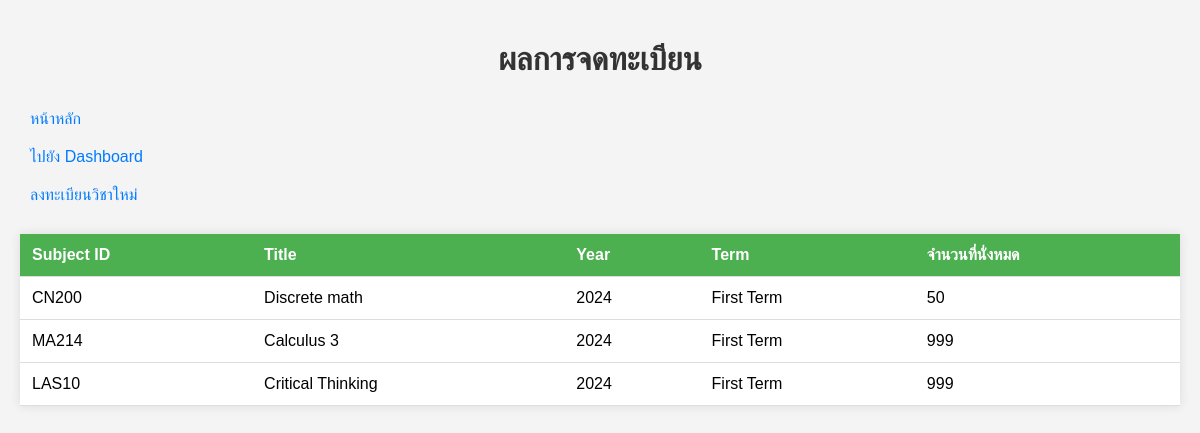
Page /subjects/subject_list/ (signed in) on the committed database.
### RegCN/models.py (models this page shows, shortened)
class Subject(models.Model):
    title = models.CharField(max_length=60)
    subject_id = models.CharField(max_length=6, primary_key=True)
    subject_term = models.CharField(max_length=6, choices=term_choice, default="1")
    subject_year = models.IntegerField(
        choices=YEAR_CHOICES, default=datetime.datetime.now().year
    )
    avilable_seat = models.IntegerField(default=0, validators=[MinValueValidator(0)])
    subject_is_open = models.BooleanField()

### RegCN/views.py (the view)
# urls.py: path("subject_list/", views.subject_list, name="subject_list"),
@login_required
def subject_list(request):
    subjects = Subject.objects.filter(subject_is_open=True)
    return render(request, "RegCN/subject_list.html", {"subjects": subjects})

### RegCN/templates/RegCN/subject_list.html (shortened to what this page needs)
<!DOCTYPE html>
<html lang="en">
<head>
</head>
<body>
    <h1>ผลการจดทะเบียน</h1>
    <div class="left-section">
        <a href="{% url 'home' %}">หน้าหลัก</a>
        <a href="{% url 'dashboard' %}">ไปยัง Dashboard</a>
        <a href="{% url 'register_subject' %}">ลงทะเบียนวิชาใหม่</a>
    </div>
    <table>
        <thead>
            <tr>
                <th>Subject ID</th>
                <th>Title</th>
                <th>Year</th>
                <th>Term</th>
                <th>จำนวนที่นั่งหมด</th>
            </tr>
        </thead>
        <tbody>
            {% for subject in subjects %}
            <tr>
                <td data-label="Subject ID">{{ subject.subject_id }}</td>
                <td data-label="Title">{{ subject.title }}</td>
                <td data-label="Year">{{ subject.subject_year }}</td>
                <td data-label="Term">{{ subject.get_subject_term_display }}</td>
                <td data-label="Available Seats">{{ subject.avilable_seat }}</td>
            </tr>
            {% endfor %}
        </tbody>
    </table>
</body>
</html>

### RegCN/templates/RegCN/subject_list.html (style rules this page uses)
.left-section { display: block; }
.left-section a { display: block; text-decoration: none; color: #007bff; padding: 10px; border-radius: 5px; transition: background-color 0.2s; margin-bottom: 0px; }
body { font-family: Arial, sans-serif; background-color: #f4f4f4; margin: 0; padding: 20px; }
h1 { text-align: center; color: #333; }
table { width: 100%; border-collapse: collapse; margin: 20px 0; background-color: #fff; box-shadow: 0 0 10px rgba(0, 0, 0, 0.1); }
table thead { background-color: #4CAF50; color: white; }
table th, table td { padding: 12px; text-align: left; border-bottom: 1px solid #ddd; }
table th { background-color: #4CAF50; color: white; }

### rows in the picture
Subject: subject_id "CN200", title "Discrete math", subject_year "2024", subject_term "First Term", avilable_seat "50"
Subject: subject_id "MA214", title "Calculus 3", subject_year "2024", subject_term "First Term", avilable_seat "999"
Subject: subject_id "LAS10", title "Critical Thinking", subject_year "2024", subject_term "First Term", avilable_seat "999"
